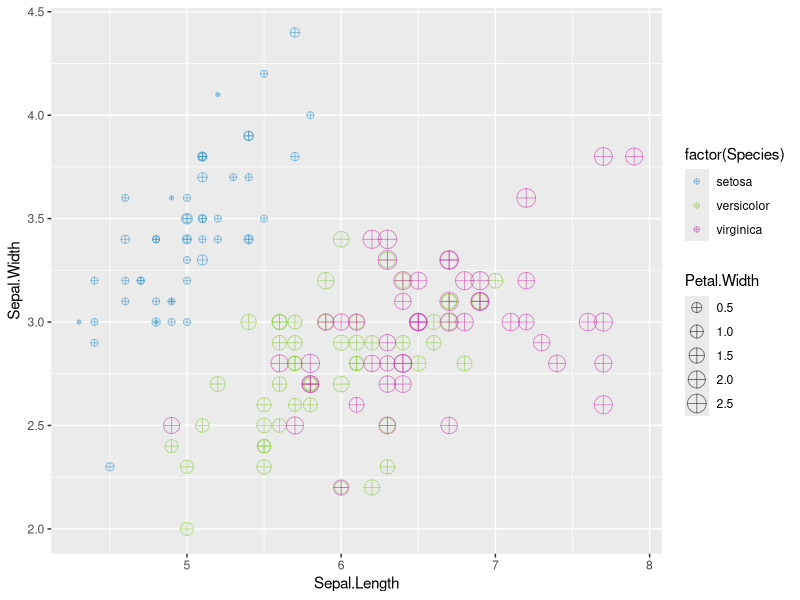
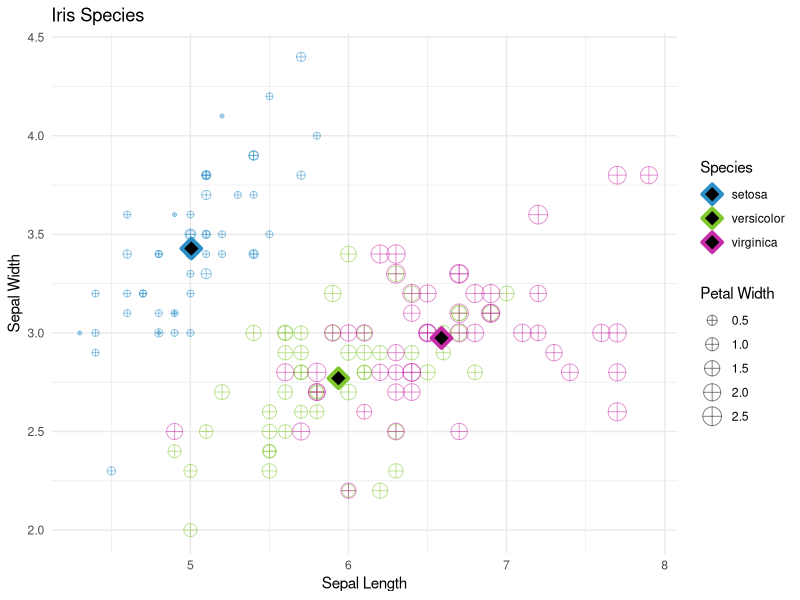

Here is the R script that generated these plots, in order:
# Instructions: -----------------------------------------------------------
"
Desarrollo
Inspecciona el DataSet iris_meaniris` disponible directamente en R. Identifica las 
variables que contiene y su tipo, asegúrate de que no hayan datos faltantes y que los 
datos se encuentran listos para usarse.
Crea una gráfica de puntos que contenga Sepal.Lenght en el eje horizontal, Sepal.Width 
en el eje vertical, que identifique Species por color y que el tamaño de la figura está
representado por Petal.Width. Asegúrate de que la geometría contenga shape = 10 y 
alpha = 0.5.
Crea una tabla llamada iris_mean que contenga el promedio de todas las variables agrupadas 
por Species.
Con esta tabla, agrega a tu gráfica anterior otra geometría de puntos para agregar los 
promedios en la visualización. Asegúrate que el primer argumento de la geometría sea el 
nombre de tu tabla y que los parámetros sean shape = 23, size = 4, fill = black y 
stroke = 2. También agrega etiquetas, temas y los cambios necesarios para mejorar 
tu visualización.
"


# Solution: ---------------------------------------------------------------

library(dplyr)
library(ggplot2)

# Analizing Table
names(iris)
class(iris)
str(iris)
dim(iris)
View(iris)

# Checking NA Values
is.na(iris)

# Plotting: 
# Point Graph: x = Sepal.Length, y = Sepal.Width
#             Species by Color, Size by Peta.width
#             Shape = 10 and alpha = 0.5

initial_plot <-
      ggplot(iris, aes(Sepal.Length, Sepal.Width, size = Petal.Width, 
      color = factor(Species))) +
      geom_point(shape = 10, alpha = 0.5) +
      scale_color_manual(values=c('#2B8EC7', '#7EC72B', '#C72BA8'))

ggsave("initial_plot.png", plot = initial_plot, dpi = 300)

# last_plot()

# Create Table: Mean by Species

iris_mean <- iris %>%
             select_all() %>%
             group_by(Species) %>%
             summarize(m_SL = mean(Sepal.Length),
                       m_SW = mean(Sepal.Width),
                       m_PL = mean(Petal.Length),
                       m_PW = mean(Petal.Width))

# Plotting:
# Add Means Plot to Previous Plot.
# Shape = 23, Size = 4, fill = black, stroke = 2

mean_plot <-
    ggplot(iris_mean, aes(m_SL, m_SW, m_SW, color = factor(Species))) +
    geom_point(shape = 23, size = 4, fill = 'black', stroke = 2) +
    scale_color_manual(values=c('#2B8EC7', '#7EC72B', '#C72BA8'))


# Combining Plots

final_plot <- 
    ggplot() +
    geom_point(data = iris, 
               aes(Sepal.Length, Sepal.Width, 
                   size = Petal.Width, 
                   color = factor(Species)), 
               shape = 10, 
               alpha = 0.5) +
    geom_point(data = iris_mean, 
               aes(m_SL, m_SW,
                   color = factor(Species)),
               shape = 23, 
               size = 4, 
               fill = 'black', 
               stroke = 2) +
    scale_color_manual(values=c('#2B8EC7', '#7EC72B', '#C72BA8')) +
    labs(title = 'Iris Species',
         x = 'Sepal Length',
         y = 'Sepal Width',
         colour = 'Species',
         size = 'Petal Width') +
    theme_minimal()

ggsave('final_plot.png', plot = final_plot, dpi = 300)

